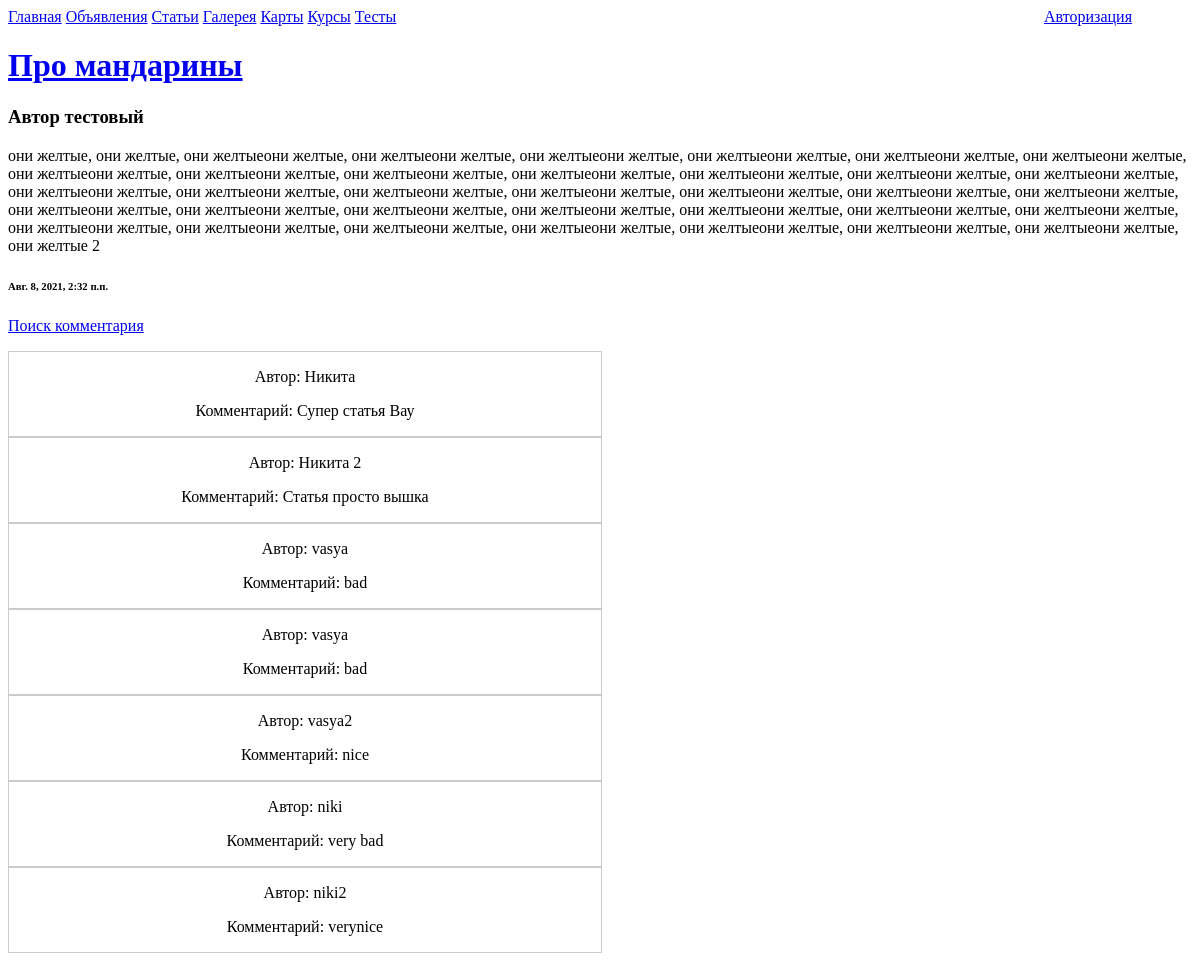
/blog/1, run on an earlier commit of the app's database.
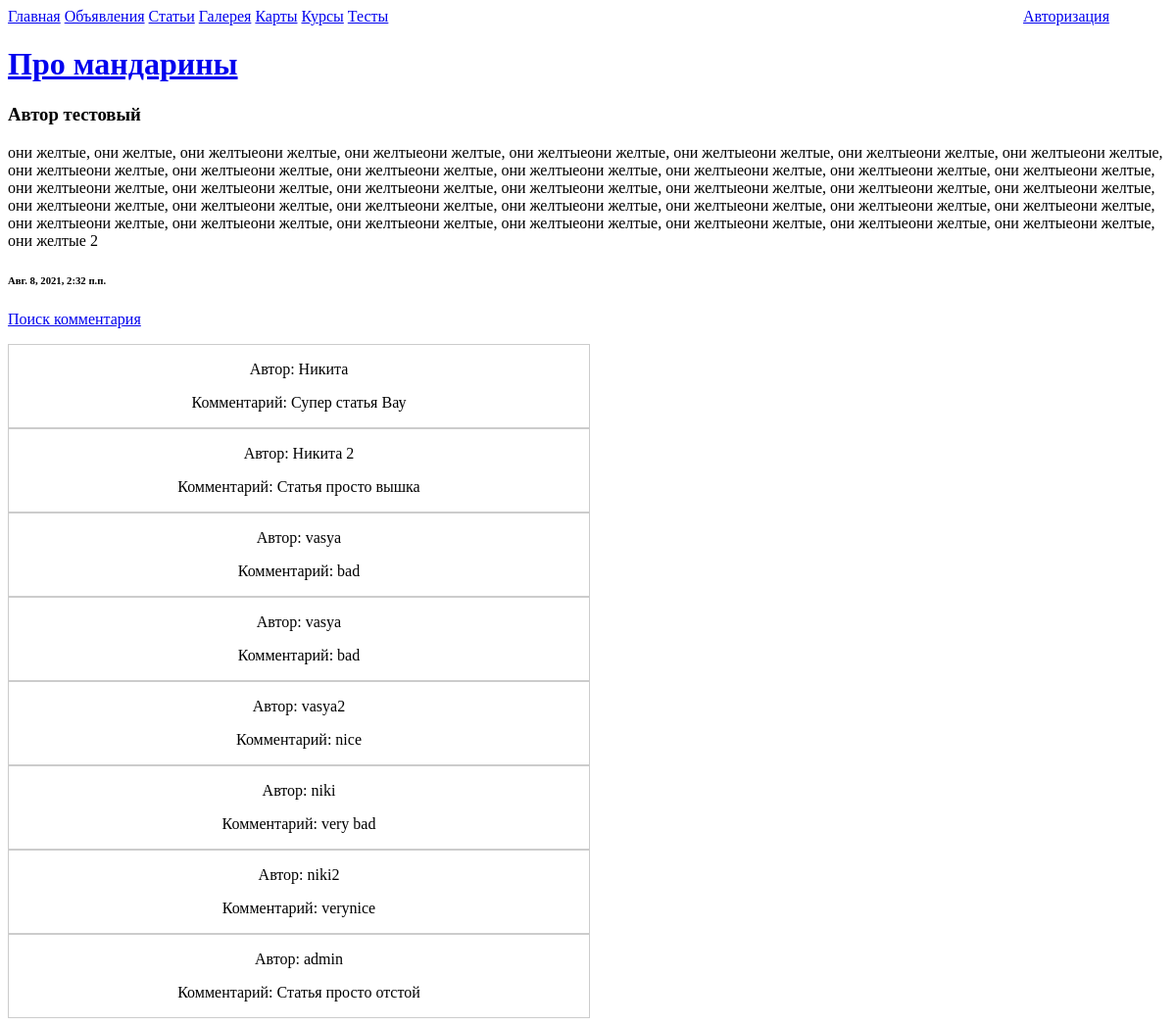
And on a later commit of the database.
### MySyte/apps/blog/models.py (models this page shows, shortened)
class Blog_comments(models.Model):
	name = models.CharField('Имя автора', max_length=100)
	comment = models.TextField('комментарий')
	date = models.DateTimeField('Дата', auto_now_add=True)
	article = models.ForeignKey(Blog_articles, on_delete=models.CASCADE, null=True, verbose_name='Статья')
	class Meta:
		verbose_name = 'Комментарий'
		verbose_name_plural = 'Комментарии'

### MySyte/apps/blog/views.py (the view)
# urls.py: path('<int:pk>', views.Blog_article.as_view(), name='article'),
class Blog_article(DetailView):
	model = Blog_articles
	template_name = 'blog/article.html'	#Можно не использовать, упростил для теста
	context_object_name = 'article'
	def get_context_data(self, **kwargs):
		context = super().get_context_data(**kwargs)
		article = Blog_articles.objects.get(pk=context['object'].pk)
		comments = Blog_comments.objects.filter(article=article)
		context['comments'] = comments
		return context

### MySyte/templates/blog/article.html (shortened to what this page needs)
{% extends 'base.html' %}
{% load static %}
{% block body %}
	{% if article %}
		<a href="{% url 'blog:update' article.pk %}"><h1>{{article.title}}</h1></a>
		<h3>{{article.autor}}</h3>
		<p>{{article.articles}}</p>
		<h6>{{article.date}}</h6>
	{% endif %}
	<p><a href="{% url 'blog:comment_searh' %}">Поиск комментария</a></p>
	{% if comments %}
		{% for comment in comments %}
		<div style="border: 1px solid #ccc; width: 50%; text-align: center;">
			<p>Автор: {{comment.name}}</p>
			<p>Комментарий: {{comment.comment}}</p>
		</div>
		{% endfor %}
	{% endif %}
{% endblock %}

What changed in the data, as far as the page shows it:
added Blog_comments: name "admin", comment "Статья просто отстой"
